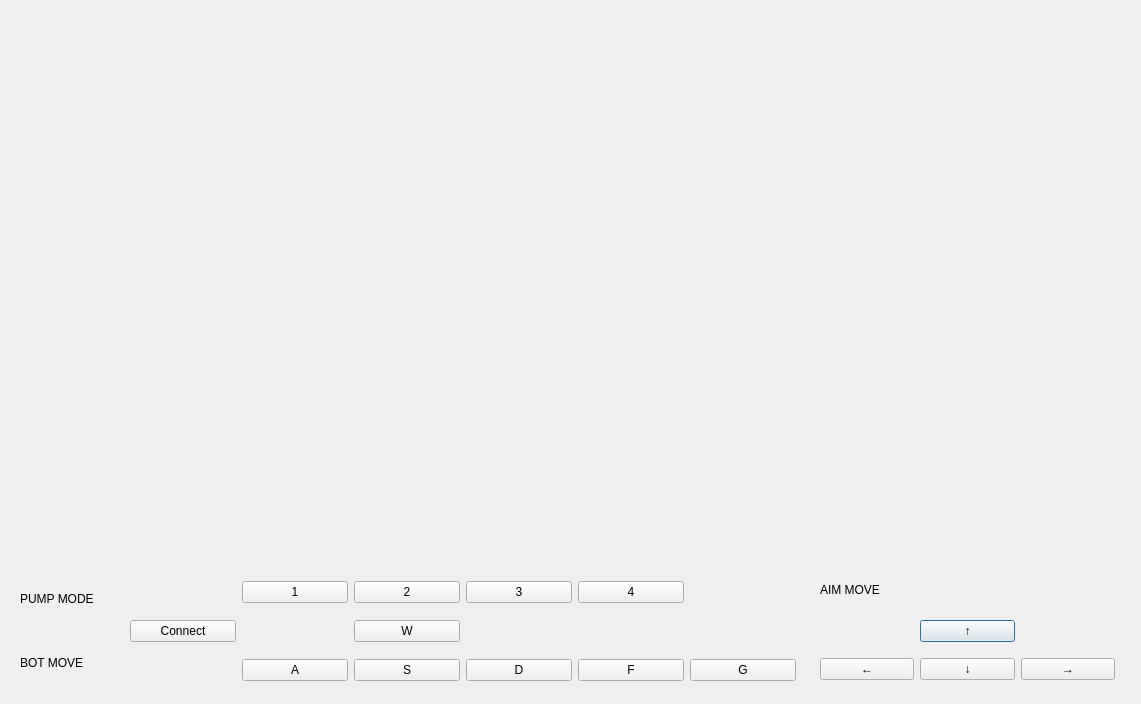
<?xml version="1.0" encoding="UTF-8"?>
<ui version="4.0">
 <class>Dialog</class>
 <widget class="QDialog" name="Dialog">
  <property name="geometry">
   <rect>
    <x>0</x>
    <y>0</y>
    <width>1141</width>
    <height>704</height>
   </rect>
  </property>
  <property name="windowTitle">
   <string>Dialog</string>
  </property>
  <widget class="QLabel" name="label_3">
   <property name="geometry">
    <rect>
     <x>820</x>
     <y>580</y>
     <width>71</width>
     <height>20</height>
    </rect>
   </property>
   <property name="text">
    <string>AIM MOVE</string>
   </property>
  </widget>
  <widget class="QWidget" name="layoutWidget">
   <property name="geometry">
    <rect>
     <x>820</x>
     <y>610</y>
     <width>295</width>
     <height>81</height>
    </rect>
   </property>
   <layout class="QGridLayout" name="gridLayout_2">
    <item row="0" column="1">
     <widget class="QPushButton" name="pushButton_up">
      <property name="text">
       <string>↑</string>
      </property>
     </widget>
    </item>
    <item row="1" column="0">
     <widget class="QPushButton" name="pushButton_left">
      <property name="text">
       <string>←</string>
      </property>
     </widget>
    </item>
    <item row="1" column="1">
     <widget class="QPushButton" name="pushButton_down">
      <property name="text">
       <string>↓</string>
      </property>
     </widget>
    </item>
    <item row="1" column="2">
     <widget class="QPushButton" name="pushButton_right">
      <property name="text">
       <string>→</string>
      </property>
     </widget>
    </item>
   </layout>
  </widget>
  <widget class="QWidget" name="layoutWidget">
   <property name="geometry">
    <rect>
     <x>20</x>
     <y>570</y>
     <width>92</width>
     <height>121</height>
    </rect>
   </property>
   <layout class="QGridLayout" name="gridLayout_3">
    <item row="0" column="0">
     <widget class="QLabel" name="label">
      <property name="text">
       <string>PUMP MODE</string>
      </property>
     </widget>
    </item>
    <item row="1" column="0">
     <widget class="QLabel" name="label_2">
      <property name="text">
       <string>BOT MOVE</string>
      </property>
     </widget>
    </item>
   </layout>
  </widget>
  <widget class="QWidget" name="layoutWidget">
   <property name="geometry">
    <rect>
     <x>130</x>
     <y>570</y>
     <width>666</width>
     <height>122</height>
    </rect>
   </property>
   <layout class="QGridLayout" name="gridLayout">
    <item row="0" column="1">
     <widget class="QPushButton" name="pushButton_1">
      <property name="text">
       <string>1</string>
      </property>
     </widget>
    </item>
    <item row="0" column="4">
     <widget class="QPushButton" name="pushButton_4">
      <property name="text">
       <string>4</string>
      </property>
     </widget>
    </item>
    <item row="2" column="4">
     <widget class="QPushButton" name="pushButton_f">
      <property name="text">
       <string>F</string>
      </property>
     </widget>
    </item>
    <item row="2" column="2">
     <widget class="QPushButton" name="pushButton_s">
      <property name="text">
       <string>S</string>
      </property>
     </widget>
    </item>
    <item row="0" column="2">
     <widget class="QPushButton" name="pushButton_2">
      <property name="text">
       <string>2</string>
      </property>
     </widget>
    </item>
    <item row="0" column="3">
     <widget class="QPushButton" name="pushButton_3">
      <property name="text">
       <string>3</string>
      </property>
     </widget>
    </item>
    <item row="2" column="3">
     <widget class="QPushButton" name="pushButton_d">
      <property name="text">
       <string>D</string>
      </property>
     </widget>
    </item>
    <item row="2" column="5">
     <widget class="QPushButton" name="pushButton_g">
      <property name="text">
       <string>G</string>
      </property>
     </widget>
    </item>
    <item row="2" column="1">
     <widget class="QPushButton" name="pushButton_a">
      <property name="text">
       <string>A</string>
      </property>
     </widget>
    </item>
    <item row="1" column="2">
     <widget class="QPushButton" name="pushButton_w">
      <property name="text">
       <string>W</string>
      </property>
     </widget>
    </item>
    <item row="0" column="0" rowspan="3">
     <widget class="QPushButton" name="pushButton_connect">
      <property name="text">
       <string>Connect</string>
      </property>
     </widget>
    </item>
   </layout>
  </widget>
 </widget>
 <resources/>
 <connections>
  <connection>
   <sender>pushButton_connect</sender>
   <signal>clicked()</signal>
   <receiver>Dialog</receiver>
   <slot>connect_event()</slot>
   <hints>
    <hint type="sourcelabel">
     <x>170</x>
     <y>621</y>
    </hint>
    <hint type="destinationlabel">
     <x>131</x>
     <y>562</y>
    </hint>
   </hints>
  </connection>
  <connection>
   <sender>pushButton_1</sender>
   <signal>clicked()</signal>
   <receiver>Dialog</receiver>
   <slot>pump_on_event()</slot>
   <hints>
    <hint type="sourcelabel">
     <x>278</x>
     <y>587</y>
    </hint>
    <hint type="destinationlabel">
     <x>201</x>
     <y>531</y>
    </hint>
   </hints>
  </connection>
 </connections>
 <slots>
  <slot>connect_event()</slot>
  <slot>pump_on_event()</slot>
 </slots>
</ui>
